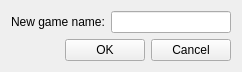
<?xml version="1.0" encoding="UTF-8"?>
<ui version="4.0">
 <class>EditGameName</class>
 <widget class="QWidget" name="EditGameName">
  <property name="geometry">
   <rect>
    <x>0</x>
    <y>0</y>
    <width>242</width>
    <height>71</height>
   </rect>
  </property>
  <property name="windowTitle">
   <string>Form</string>
  </property>
  <layout class="QVBoxLayout" name="verticalLayout">
   <item>
    <layout class="QHBoxLayout" name="hlayoutName">
     <item>
      <widget class="QLabel" name="labelName">
       <property name="text">
        <string>New game name:</string>
       </property>
      </widget>
     </item>
     <item>
      <widget class="QLineEdit" name="editName"/>
     </item>
    </layout>
   </item>
   <item>
    <layout class="QHBoxLayout" name="hlayoutButton">
     <item>
      <spacer name="hspacerButton">
       <property name="orientation">
        <enum>Qt::Horizontal</enum>
       </property>
       <property name="sizeHint" stdset="0">
        <size>
         <width>40</width>
         <height>20</height>
        </size>
       </property>
      </spacer>
     </item>
     <item>
      <widget class="QPushButton" name="buttonOK">
       <property name="text">
        <string>OK</string>
       </property>
      </widget>
     </item>
     <item>
      <widget class="QPushButton" name="buttonCancel">
       <property name="text">
        <string>Cancel</string>
       </property>
      </widget>
     </item>
    </layout>
   </item>
  </layout>
 </widget>
 <resources/>
 <connections/>
</ui>
